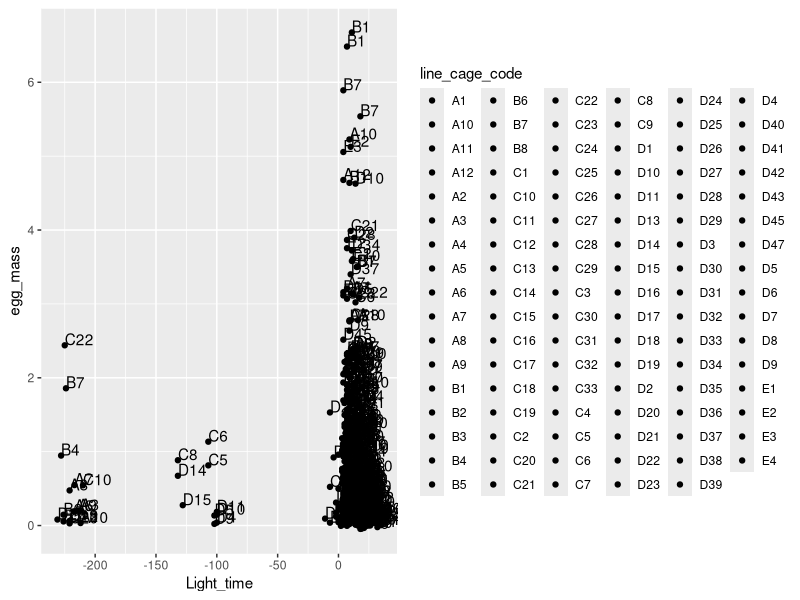
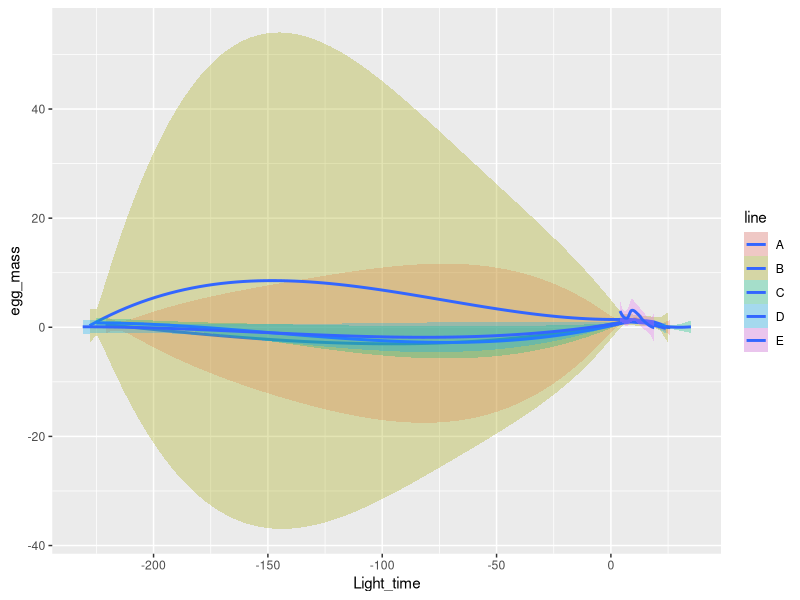
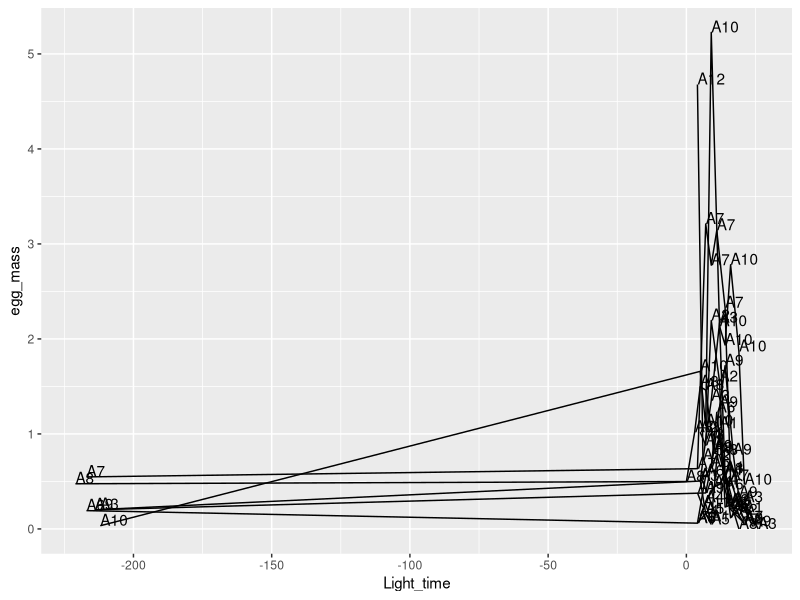
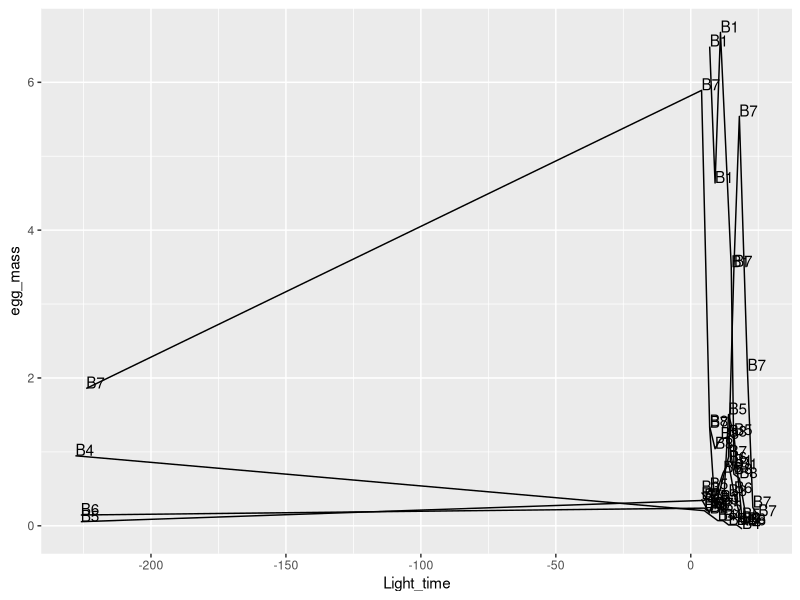
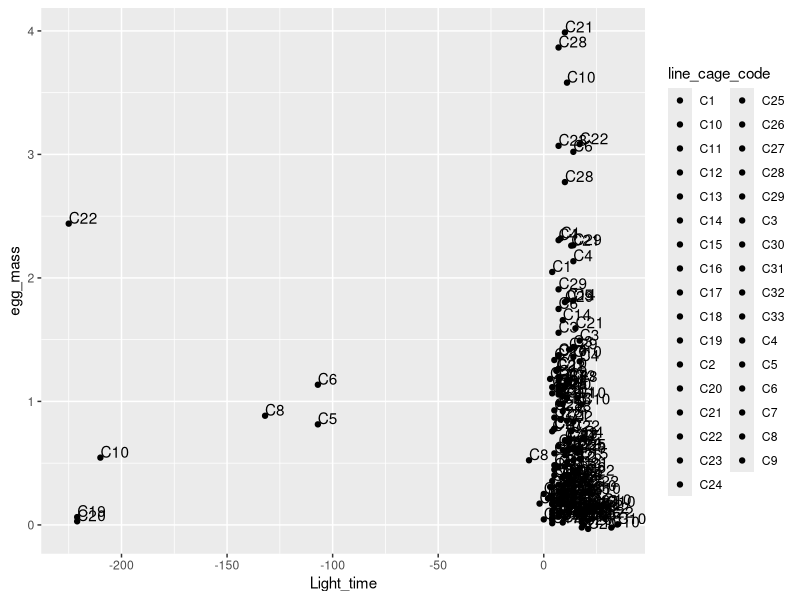
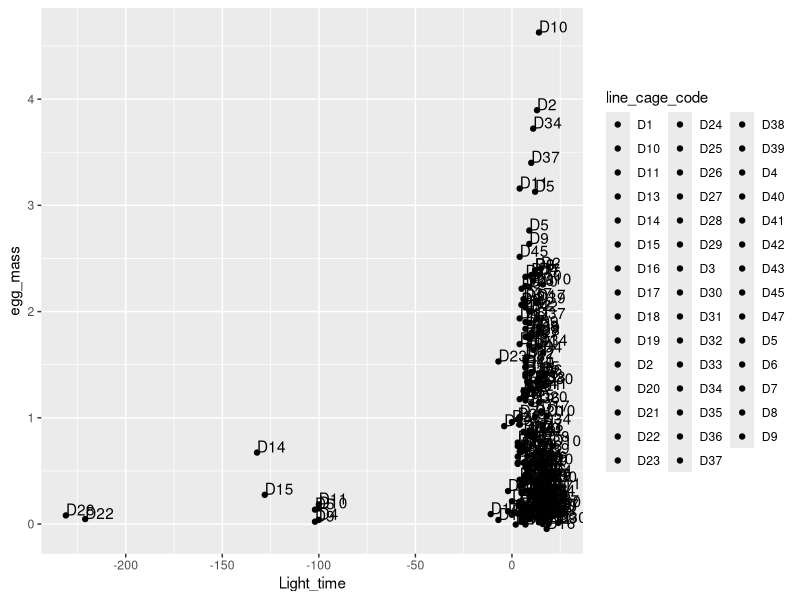
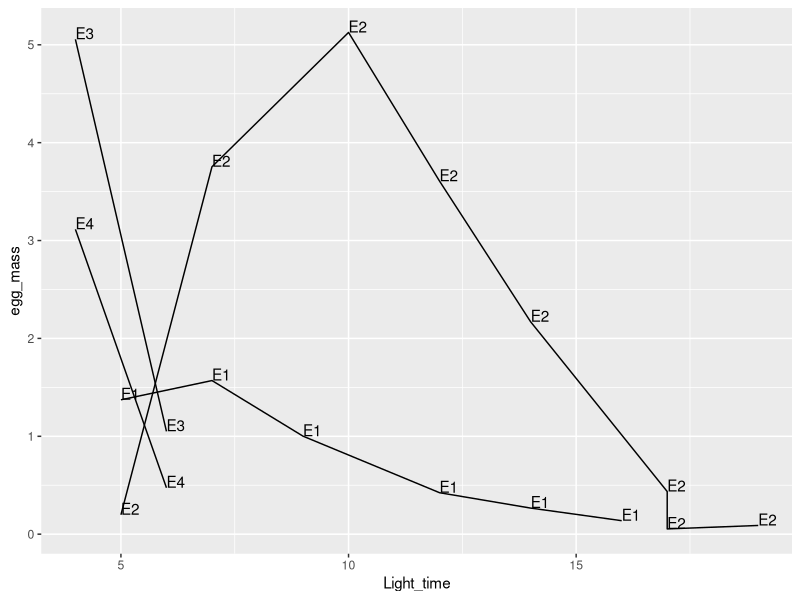

R code for these plots, in order:
#Load libraries
library(readxl)
library(here)
library(tidyr)
library(ggplot2)
library(dplyr)


egg_weight<-read_excel(here("Egg", "bsf_egg_track.xlsx"), sheet="egg_track")
cage_track<-read_excel(here("Egg", "bsf_egg_track.xlsx"), sheet="Sheet2")
egg_weight<-read.csv(here("Egg","bsf_egg_track.csv"))
str(egg_weight)

egg_weight$trap_date<-as.POSIXct(egg_weight$trap_date, format="%d/%m/%Y")
egg_weight$harvest_date<-as.POSIXct(egg_weight$harvest_date, format="%d/%m/%Y")
str(egg_weight)

#Remove NAs
egg_weight_clean<-egg_weight %>% drop_na()
egg_weight_clean$line_cage_code<-paste(egg_weight_clean$line,egg_weight_clean$line_ID, sep="")

#Merged
df1<-merge(egg_weight_clean,cage_track, by="line_cage_code")
df1$Light_time<-difftime(df1$harvest_date,df1$Light, units = c("days"))
str(df1)

#remove D12, date wrong
df1_r<-df1[!(df1$line_cage_code=="D12"),]

#plotting with points
test_plot<-ggplot(df1_r, aes(x=Light_time, y=egg_mass, group=line_cage_code, fill=line_cage_code))
test_plot+geom_point()+geom_text(aes(label=line_cage_code),hjust=0, vjust=0)

test_plot2<-ggplot(df1_r, aes(x=Light_time, y=egg_mass, group=line, fill=line))
test_plot2+geom_smooth(alpha=0.3)


#subset data
df_a<- df1_r %>% filter(line=='A')
df_b<- df1_r %>% filter(line=='B')
df_c<- df1_r %>% filter(line=='C')
df_d<- df1_r %>% filter(line=='D')
df_e<- df1_r %>% filter(line=='E')

#A plot
plot_a<-ggplot(df_a, aes(x=Light_time, y=egg_mass, group=line_cage_code, fill=line_cage_code))
plot_a+geom_line()+geom_text(aes(label=line_cage_code),hjust=0, vjust=0)

#B plot
plot_b<-ggplot(df_b, aes(x=Light_time, y=egg_mass, group=line_cage_code, fill=line_cage_code))
plot_b+geom_line()+geom_text(aes(label=line_cage_code),hjust=0, vjust=0)

#C plot
plot_c<-ggplot(df_c, aes(x=Light_time, y=egg_mass, group=line_cage_code, fill=line_cage_code))
plot_c+geom_point()+geom_text(aes(label=line_cage_code),hjust=0, vjust=0)

#D plot
plot_d<-ggplot(df_d, aes(x=Light_time, y=egg_mass, group=line_cage_code, fill=line_cage_code))
plot_d+geom_point()+geom_text(aes(label=line_cage_code),hjust=0, vjust=0)

#Plot E
plot_e<-ggplot(df_e, aes(x=Light_time, y=egg_mass, group=line_cage_code, fill=line_cage_code))
plot_e+geom_line()+geom_text(aes(label=line_cage_code),hjust=0, vjust=0)



